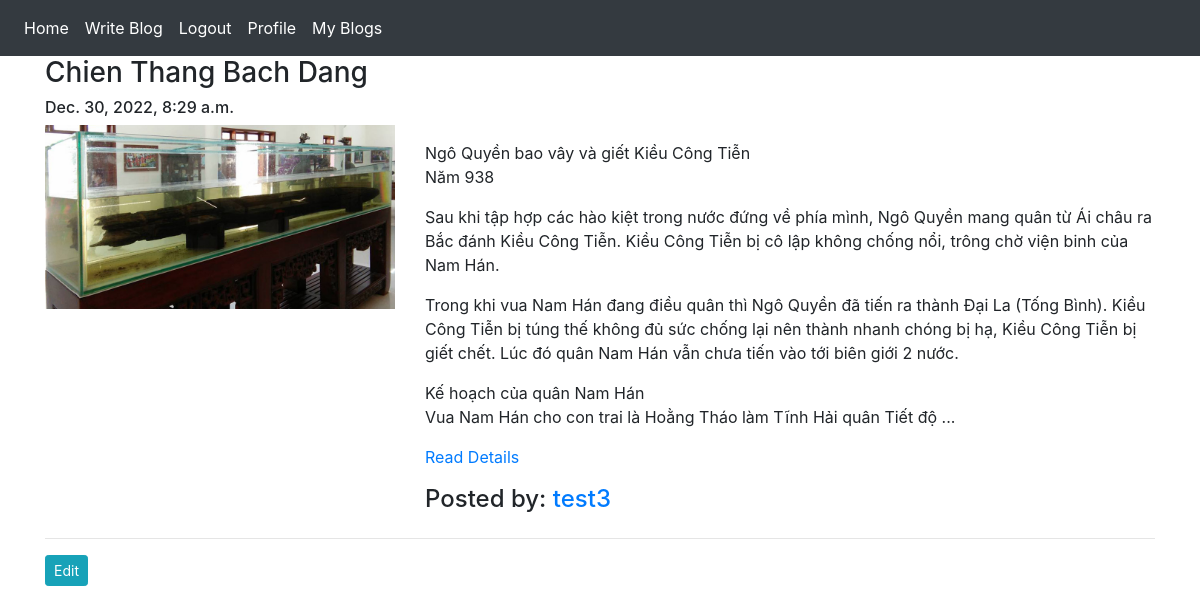
Screenshot of /blog/my-blog/ (signed in) with the database file from the repository.
### App_Blog/models.py (models this page shows, shortened)
class Blog(models.Model):
    author = models.ForeignKey(User, related_name='post_author',on_delete=models.CASCADE);
    blog_title = models.CharField(max_length=250)
    created_date = models.DateTimeField(auto_now_add=True)
    updated_date = models.DateTimeField(auto_now=True)
    blog_content = models.TextField()
    blog_image = models.ImageField(upload_to='blog_picture')
    slug = models.SlugField(max_length=250, unique=True)

### App_Blog/views.py (the view)
# urls.py: path('my-blog/',views.MyBlogs.as_view(),name='my_blogs'),
class MyBlogs(LoginRequiredMixin, TemplateView):
    template_name = 'App_Blog/my_blogs.html'

### App_Blog/templatetags/custom_filters.py (called while the page is built)
def range_filter(value):
    return value[0:600] + "..."

### templates/App_Blog/my_blogs.html (shortened to what this page needs)
{% extends 'base.html' %}
{% load custom_filters %}
{% block body_block %}
    {%for blog in user.post_author.all%}
        <h3>{{blog.blog_title}}</h3>
        <h6>{{blog.created_date}}</h6>
        <div class="row">
        <div class="col-sm-4">
            <img src="/media/{{blog.blog_image}}" width="100%" alt="">
        </div>
        <div class="col-sm-8">
            <p>
            {{blog.blog_content|range_filter|linebreaks}}
            <a href="{% url 'App_Blog:blog_details' slug=blog.slug%}">Read Details</a>
            </p>
            <h4>Posted by: <a href="#">{{blog.author}}</a></h4>
        </div>
        </div>
        <hr>
        <a class="btn btn-info btn-sm" href="{% url 'App_Blog:edit_blog' pk=blog.pk %} ">Edit</a>
    {%endfor%}
{% endblock %}

### rows the page displays
Blog: blog_title "Chien Thang Bach Dang", created_date "Dec. 30, 2022, 8:29 a.m.", blog_image (picture), blog_content|range_filter "Ngô Quyền bao vây và giết Kiều Công Tiễn Năm 938 Sau khi tập hợp các hào kiệt trong nước đứng về phía mình, Ngô Quyền mang quân từ Ái châu ra Bắc đánh Kiều Công Tiễn. Kiều Công Tiễn bị cô lập không chống nổi, trông chờ viện binh của Nam Hán. Trong khi vua Nam Hán đang điều quân thì Ngô Quyền đã tiến ra thành Đại La (Tống Bình). Kiều Công Tiễn bị túng thế không đủ sức chống lại nên thành nhanh chóng bị hạ, Kiều Công Tiễn bị giết chết. Lúc đó quân Nam Hán vẫn chưa tiến vào tới biên giới 2 nước. Kế hoạch của quân Nam Hán Vua Nam Hán cho con trai là Hoằng Tháo làm Tĩnh Hải quân Tiết độ ...", author "test3"
